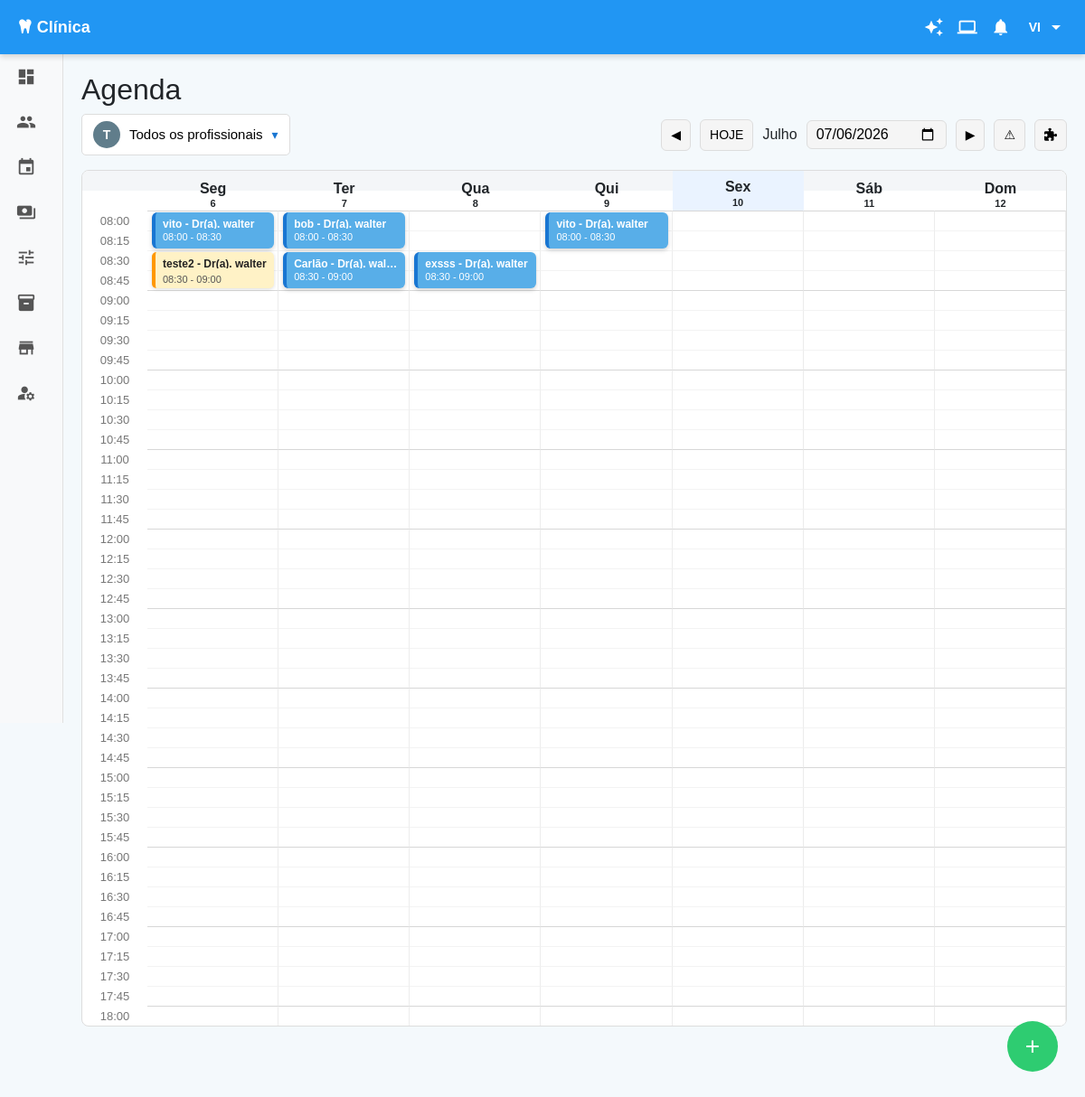
The app's page /agenda/ (signed in) with its own data.
### Clinica_Sorriso/models.py (models this page shows, shortened)
class Agendamento(models.Model):
    TIPO_CHOICES = (
        ("consulta", "Consulta"),
        ("retorno", "Retorno"),
    )
    STATUS_CHOICES = (
        ("pendente", "Pendente"),
        ("confirmado", "Confirmado"),
        ("atendido", "Atendido"),
        ("cancelado", "Cancelado"),
        ("retorno", "Retorno"),
    )
    paciente = models.ForeignKey(
        Paciente,
        on_delete=models.CASCADE,
        related_name="agendamentos"
    )
    profissional = models.ForeignKey(
        Profissional,
        on_delete=models.CASCADE
    )
    etiqueta = models.ForeignKey(
        "Etiqueta",
        on_delete=models.SET_NULL,
        null=True,
        blank=True,
        related_name="agendamentos",
        verbose_name="Etiqueta"
    )
    data = models.DateField()
    hora_inicio = models.TimeField()
    hora_fim = models.TimeField()
    tipo = models.CharField(
        max_length=20,
        choices=TIPO_CHOICES,
        default="consulta"
    )
    status = models.CharField(
        max_length=20,
        choices=STATUS_CHOICES,
        default="pendente"
    )
    observacoes = models.TextField(
        blank=True,
        null=True
    )

class Paciente(models.Model):
    nome = models.CharField(max_length=100, unique=True)
    telefone = models.CharField(max_length=20, blank=True)
    email = models.EmailField(blank=True)
    def __str__(self):
        return self.nome

class Profissional(models.Model):
    nome = models.CharField(max_length=100)
    def __str__(self):
        return self.nome

class CompromissoAgenda(models.Model):
    DISPONIBILIDADE_CHOICES = (
        ("ocupado", "Ocupado"),
        ("disponivel", "Disponível"),
    )
    PRIVACIDADE_CHOICES = (
        ("privado", "Privado"),
        ("publico", "Público"),
    )
    ALERTA_CHOICES = (
        ("sem_alerta", "Sem alerta"),
        ("1_minuto", "1 minuto antes"),
        ("5_minutos", "5 minutos antes"),
        ("30_minutos", "30 minutos antes"),
        ("1_hora", "1 hora antes"),
        ("1_dia", "1 dia antes"),
        ("personalizar", "Personalizar"),
    )
    REPETICAO_CHOICES = (
        ("todos_os_dias", "Todos os dias"),
        ("semanalmente", "Semanalmente"),
        ("quinzenalmente", "Quinzenalmente"),
        ("mensalmente", "Mensalmente"),
        ("anualmente", "Anualmente"),
    )
    TERMINAR_REPETICAO_CHOICES = (
        ("nunca", "Nunca"),
        ("data_especifica", "Data específica"),
    )
    titulo = models.CharField(max_length=255)
    descricao = models.TextField(blank=True, null=True)
    profissional = models.ForeignKey(
        Profissional,
        on_delete=models.CASCADE,
        related_name="compromissos"
    )
    data_inicio = models.DateField()
    hora_inicio = models.TimeField(blank=True, null=True)
    data_fim = models.DateField()
    hora_fim = models.TimeField(blank=True, null=True)
    dia_inteiro = models.BooleanField(default=False)
    repetir = models.BooleanField(default=False)
    tipo_repeticao = models.CharField(
        max_length=30,
        choices=REPETICAO_CHOICES,
        blank=True,
        null=True
    )
    terminar_repeticao = models.CharField(
        max_length=30,
        choices=TERMINAR_REPETICAO_CHOICES,
        default="nunca"
    )
    data_fim_repeticao = models.DateField(blank=True, null=True)
    disponibilidade = models.CharField(
        max_length=20,
        choices=DISPONIBILIDADE_CHOICES,
        default="ocupado"
    )
    privacidade = models.CharField(
        max_length=20,
        choices=PRIVACIDADE_CHOICES,
        default="privado"
    )
    alerta = models.CharField(
        max_length=30,
        choices=ALERTA_CHOICES,
        default="sem_alerta"
    )
    alerta_quantidade = models.PositiveIntegerField(blank=True, null=True)
    alerta_unidade = models.CharField(max_length=20, blank=True, null=True)
    criado_em = models.DateTimeField(auto_now_add=True)

### Clinica_Sorriso/views.py (the view)
# urls.py: path("agenda/", views.agenda, name="agenda"),
@login_required
def agenda(request):
    semana = int(request.GET.get("semana", 0))
    data_str = request.GET.get("data")
    profissional_id = request.GET.get("profissional") or ""
    if data_str:
        data_base = datetime.strptime(data_str, "%Y-%m-%d").date()
    else:
        data_base = date.today() + timedelta(weeks=semana)
    inicio_semana = data_base - timedelta(days=data_base.weekday())
    fim_semana = inicio_semana + timedelta(days=6)
    profissionais = (
        Profissional.objects
        .all()
        .order_by("nome")
    )
    profissional_selecionado = None
    if profissional_id:
        profissional_selecionado = (
            profissionais
            .filter(id=profissional_id)
            .first()
        )
    etiquetas = (
        Etiqueta.objects
        .all()
        .order_by("nome")
    )
    encaixes = (
        EncaixeAgenda.objects
        .select_related("paciente", "profissional", "etiqueta")
        .all()
        .order_by("-urgente", "data_desejada", "-criado_em")
    )
    alertas_retorno = (
        AlertaRetorno.objects
        .select_related("paciente", "profissional")
        .all()
        .order_by("data_retorno", "-criado_em")
    )
    horas = gerar_horas()
    nomes_dias = ["Seg", "Ter", "Qua", "Qui", "Sex", "Sáb", "Dom"]
    dias = []
    for i in range(7):
        dia = inicio_semana + timedelta(days=i)
        dias.append({
            "data": dia,
            "nome": nomes_dias[dia.weekday()],
            "num": dia.day,
        })
    agendamentos = (
        Agendamento.objects
        .select_related("paciente", "profissional")
        .filter(data__range=[inicio_semana, fim_semana])
    )
    if profissional_id:
        agendamentos = agendamentos.filter(profissional_id=profissional_id)
    agendamentos = preparar_agendamentos_grid(agendamentos, horas)
    compromissos = (
        CompromissoAgenda.objects
        .select_related("profissional")
        .filter(data_inicio__range=[inicio_semana, fim_semana])
        .order_by("data_inicio", "hora_inicio")
    )
    if profissional_id:
        compromissos = compromissos.filter(profissional_id=profissional_id)
    compromissos = preparar_compromissos_grid(compromissos, horas)
    context = {
        "horas": horas,
        "dias": dias,
        "today": date.today(),
        "agendamentos": agendamentos,
        "compromissos": compromissos,
        "etiquetas": etiquetas,
        "semana": semana,
        "data_base": data_base,
        "inicio_semana": inicio_semana,
        "fim_semana": fim_semana,
        "inicio_expediente": "08:00",
        "fim_expediente": "18:00",
        "profissionais": profissionais,
        "profissional_id": profissional_id,
        "profissional_selecionado": profissional_selecionado,
        "encaixes": encaixes,
        "alertas_retorno": alertas_retorno,
    }
    return render(
        request,
        "Clinica_Sorriso/agenda/agenda.html",
        context
    )

### Clinica_Sorriso/templates/Clinica_Sorriso/agenda/agenda.html (shortened to what this page needs)
{% extends "base.html" %}
{% load static %}
{% block content %}
<link rel="stylesheet" href="{% static 'Clinica_Sorriso/css/agenda.css' %}">
<h2>Agenda</h2>
<div class="topo-agenda">
    <div class="grupo-profissional-agenda">
        <button type="button" class="btn-profissional-agenda" id="btnProfissionalAgenda">
            {% if profissional_selecionado %}
                <span class="avatar-profissional-agenda">
                    {{ profissional_selecionado.nome|first|upper }}
                </span>
                <span class="nome-profissional-agenda" id="nomeProfissionalSelecionado">
                    {{ profissional_selecionado.nome }}
                </span>
            {% else %}
                <span class="avatar-profissional-agenda avatar-todos">T</span>
                <span class="nome-profissional-agenda" id="nomeProfissionalSelecionado">
                    Todos os profissionais
                </span>
            {% endif %}
            <span class="seta-profissional-agenda">▾</span>
        </button>
    </div>
    <div class="grupo-controles-agenda">
        <button id="btnSemanaAnterior" class="btn-topo-agenda">◀</button>
        <button id="btnHoje" class="btn-topo-agenda">HOJE</button>
        <span id="labelDataAtual">
            {{ dias.0.data|date:"F" }}
        </span>
        <input
            type="date"
            id="inputCalendario"
            value="{{ dias.0.data|date:'Y-m-d' }}"
        >
        <button id="btnSemanaProxima" class="btn-topo-agenda">▶</button>
        <button id="btnAlertas" class="btn-topo-agenda" title="Alertas de retorno">
            ⚠
        </button>
        <button type="button" class="btn-topo-agenda" onclick="abrirGestaoEncaixe()">
            <i class="fas fa-puzzle-piece"></i>
        </button>
    </div>
</div>
<div class="agenda-wrapper">
    <div class="agenda-header">
        <div></div>
        {% for dia in dias %}
            <div class="{% if dia.data == today %}dia-hoje{% endif %}">
                {{ dia.nome }}<br>
                <small>{{ dia.num }}</small>
            </div>
        {% endfor %}
    </div>
    <div class="agenda-body">
        {% for hora in horas %}
            <div class="hora {% if hora.cheia %}hora-cheia-label{% endif %}"
                style="grid-column: 1; grid-row: {{ forloop.counter|add:1 }};">
                {{ hora.valor }}
            </div>
            {% for dia in dias %}
                <div class="slot
                    {% if hora.cheia %}hora-cheia{% endif %}
                    {% if hora.fechado %}slot-fechado{% endif %}"
                    style="grid-column: {{ forloop.counter|add:1 }}; grid-row: {{ forloop.parentloop.counter|add:1 }};"
                    data-dia="{{ dia.data|date:'Y-m-d' }}"
                    data-hora="{{ hora.valor }}">
                </div>
            {% endfor %}
        {% endfor %}
        {% for ag in agendamentos %}
            <div class="agendamento status-{{ ag.status }}"
                data-id="{{ ag.id }}"
                style="grid-column: {{ ag.grid_col }}; grid-row: {{ ag.grid_row }} / span {{ ag.grid_span }};"
                onclick="event.stopPropagation(); abrirDetalhesAgendamento({{ ag.id }});">
                <strong>
                    {{ ag.paciente }}
                    {% if not profissional_id and ag.profissional %}
                        - Dr(a). {{ ag.profissional }}
                    {% endif %}
                </strong>
                <small>{{ ag.hora_inicio|time:"H:i" }} - {{ ag.hora_fim|time:"H:i" }}</small>
            </div>
        {% endfor %}
        {% for compromisso in compromissos %}
            <div class="agendamento compromisso-agenda"
                data-id="{{ compromisso.id }}"
                data-titulo="{{ compromisso.titulo }}"
                data-descricao="{{ compromisso.descricao|default:'' }}"
                data-profissional="{{ compromisso.profissional }}"
                data-profissional-id="{{ compromisso.profissional.id }}"
                data-data="{{ compromisso.data_inicio|date:'d/m/Y' }}"
                data-data-inicio="{{ compromisso.data_inicio|date:'Y-m-d' }}"
                data-data-fim="{{ compromisso.data_fim|date:'Y-m-d' }}"
                data-hora-inicio="{{ compromisso.hora_inicio|time:'H:i' }}"
                data-hora-fim="{{ compromisso.hora_fim|time:'H:i' }}"
                data-dia-inteiro="{{ compromisso.dia_inteiro|yesno:'true,false' }}"
                data-repetir="{{ compromisso.repetir|yesno:'true,false' }}"
                data-tipo-repeticao="{{ compromisso.tipo_repeticao|default:'todos_os_dias' }}"
                data-terminar-repeticao="{{ compromisso.terminar_repeticao|default:'nunca' }}"
                data-data-fim-repeticao="{{ compromisso.data_fim_repeticao|date:'Y-m-d' }}"
                data-disponibilidade="{{ compromisso.disponibilidade|default:'ocupado' }}"
                data-privacidade="{{ compromisso.privacidade|default:'privado' }}"
                data-alerta="{{ compromisso.alerta|default:'sem_alerta' }}"
                data-alerta-quantidade="{{ compromisso.alerta_quantidade|default:'1' }}"
                data-alerta-unidade="{{ compromisso.alerta_unidade|default:'horas' }}"
                style="grid-column: {{ compromisso.grid_col }}; grid-row: {{ compromisso.grid_row }} / span {{ compromisso.grid_span }};"
                onclick="event.stopPropagation(); abrirDetalhesCompromisso(this);">
                <strong>
                    {{ compromisso.titulo }}
                    {% if not profissional_id and compromisso.profissional %}
                        - Dr(a). {{ compromisso.profissional }}
                    {% endif %}
                </strong>
                {% if compromisso.dia_inteiro %}
                    <small>Dia inteiro</small>
                {% else %}
                    <small>
                        {{ compromisso.hora_inicio|time:"H:i" }} - {{ compromisso.hora_fim|time:"H:i" }}
                    </small>
                {% endif %}
            </div>
        {% endfor %}
    </div>
</div>
<button id="btnNovoAgendamento" class="btn-plus">+</button>
</div>
{% endblock %}

### Clinica_Sorriso/templates/base.html (shortened to what this page needs)
{% load static %}
<!DOCTYPE html>
<html lang="pt-br">
<head>
    <link rel="stylesheet" href="https://cdnjs.cloudflare.com/ajax/libs/font-awesome/6.5.0/css/all.min.css">
    <link href="https://cdn.jsdelivr.net/npm/bootstrap@5.3.3/dist/css/bootstrap.min.css" rel="stylesheet">
    <link rel="stylesheet"href="https://cdn.jsdelivr.net/npm/bootstrap-icons@1.11.3/font/bootstrap-icons.css">
</head>
<body>
<header>
    <span>
        <i class="fa-solid fa-tooth"></i> {% block page_title %}Clínica{% endblock %}
    </span>
    <div class="header-right">
        <div class="header-icons">
            <i class="material-icons">auto_awesome</i>
            <i class="material-icons">laptop</i>
            <i class="material-icons">notifications</i>
        </div>
        <div class="user-dropdown" id="userDropdown">
            <span class="user-name">{{ user.username }}</span>
            <i class="material-icons">arrow_drop_down</i>
        </div>
    </div>
</header>
<div class="sidebar" id="sidebar">
    <a href="{% url 'Tela_Inicial' %}"><span class="material-icons">dashboard</span><span class="menu-text">Dashboard</span></a>
    <a href="{% url 'criar_paciente' %}"><span class="material-icons">people</span><span class="menu-text">Pacientes</span></a>
    <a href="{% url 'agenda' %}"><span class="material-icons">event</span><span class="menu-text">Agenda</span></a>
    <a href="{% url 'financeiro' %}"><span class="material-icons">payments</span><span class="menu-text">Financeiro</span></a>
    <a href="#"><span class="material-icons">tune</span><span class="menu-text">Controle de Prótese</span></a>
    <a href="{% url 'Estoque' %}"><span class="material-icons">inventory_2</span><span class="menu-text">Estoque</span></a>
    <a href="#"><span class="material-icons">store</span><span class="menu-text">Loja</span></a>
    <a href="{% url 'cadastrar_usuario' %}"><span class="material-icons">manage_accounts</span><span class="menu-text">Usuários</span></a>
</div>
<div class="content">
    {% block content %}{% endblock %}
</body>
</html>

### records on screen
Agendamento: paciente "vito", profissional "walter", hora_inicio "08:00", hora_fim "08:30"
Agendamento: paciente "bob", profissional "walter", hora_inicio "08:00", hora_fim "08:30"
Agendamento: paciente "Carlão", profissional "wal…", hora_inicio "08:30", hora_fim "09:00"
Agendamento: paciente "exsss", profissional "walter", hora_inicio "08:30", hora_fim "09:00"
Agendamento: paciente "vito", profissional "walter", hora_inicio "08:00", hora_fim "08:30"
CompromissoAgenda: titulo "teste2", profissional "walter", hora_inicio "08:30", hora_fim "09:00"

### other values on screen
{{ user.username }} "VI"
{{ dias.0.data|date:"F" }} "Julho"
{{ dia.nome }} "Seg" "Ter" "Qua" "Qui" "Sex" "Sáb" "Dom"
{{ dia.num }} "6" "7" "8" "9" "10" "11" "12"
{{ hora.valor }} "08:00" "08:15" "08:30" "08:45" "09:00" "09:15" "09:30" "09:45" "10:00" "10:15" "10:30" "10:45" "11:00" "11:15" "11:30" "11:45" "12:00" "12:15" "12:30" "12:45" "13:00" "13:15" "13:30" "13:45" "14:00" "14:15" "14:30" "14:45" "15:00" "15:15" "15:30" "15:45" "16:00" "16:15" "16:30" "16:45" "17:00" "17:15" "17:30" "17:45" "18:00"
